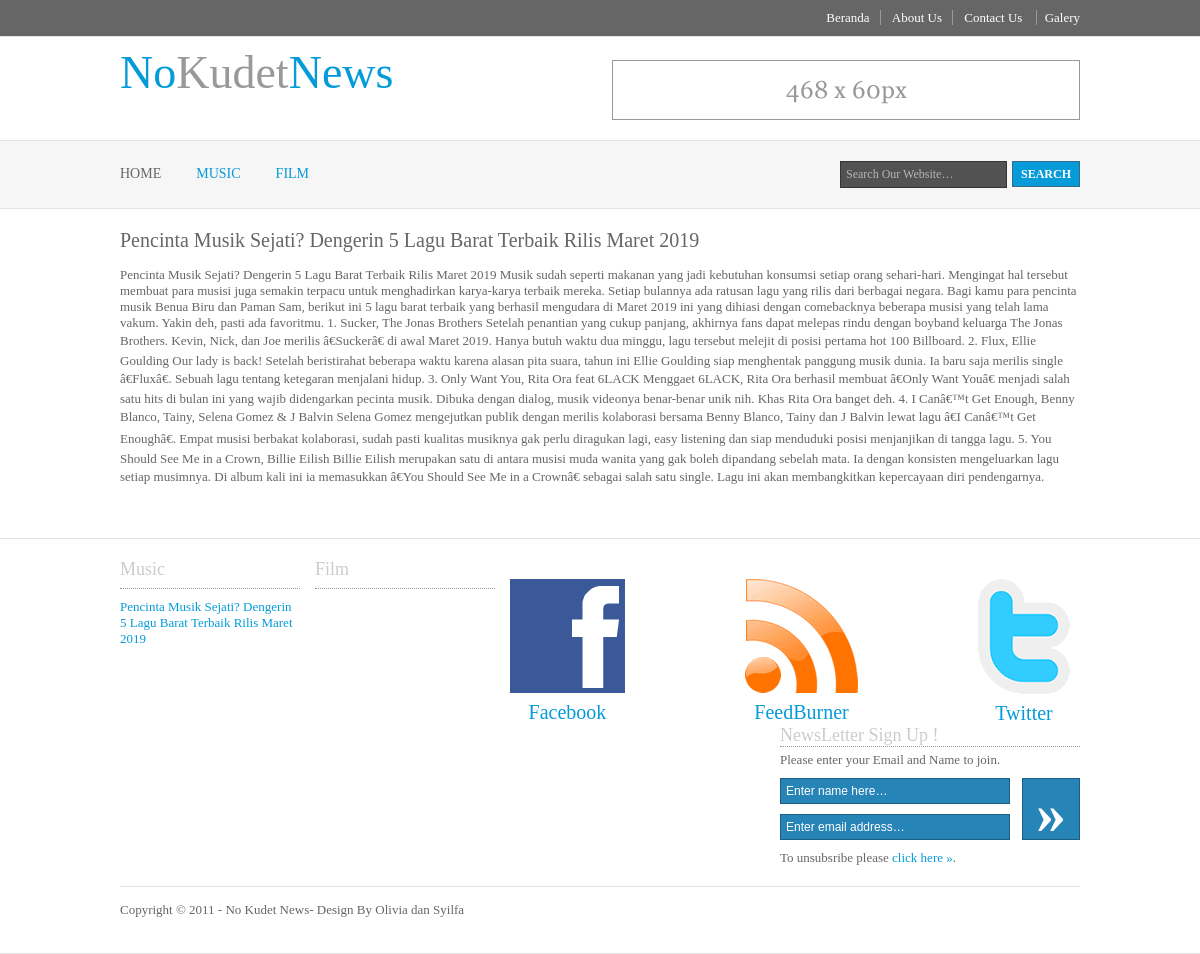
The page /readmore.php?id=9 on the database its author committed.
### tables this page shows
CREATE TABLE `berita` (
  `id_berita` int(5) NOT NULL,
  `kategori` enum('Music','Film') DEFAULT NULL,
  `judul` varchar(200) NOT NULL,
  `penulis` varchar(100) NOT NULL,
  `isi_berita` longtext NOT NULL,
  `tgl_posting` date NOT NULL,
  `gambar` varchar(100) NOT NULL
);

### readmore.php (the view, shortened to what this page needs)
<!DOCTYPE html PUBLIC "-//W3C//DTD XHTML 1.0 Transitional//EN" "http://www.w3.org/TR/xhtml1/DTD/xhtml1-transitional.dtd">
<html xmlns="http://www.w3.org/1999/xhtml" xml:lang="EN" lang="EN" dir="ltr">
<head profile="http://gmpg.org/xfn/11">
<link rel="stylesheet" href="styles/layout.css" type="text/css" />
</head>
<body id="top">
<div class="wrapper col0">
  <div id="topline">
    <ul>
      <li><a href="#">Beranda</a></li>
      <li><a href="#">About Us</a></li>
      <li><a href="#">Contact Us </a></li>
      <li class="last"><a href="#">Galery</a></li>
    </ul>
    <br class="clear" />
  </div>
</div>
<div class="wrapper">
  <div id="header">
    <div class="fl_left">
      <h1><a href="#"><strong>No</strong>Kudet<strong>News</strong></a></h1>
    </div>
    <div class="fl_right"><a href="#"><img src="images/demo/468x60.gif" alt="" /></a></div>
    <br class="clear" />
  </div>
</div>
<div class="wrapper col2">
  <div id="topbar">
    <div id="topnav">
      <ul>
        <li class="active"><a href="index.php">Home</a></li>
        <li><a href="#">Music</a></li>
        <li><a href="#">Film</a></li>
    </div>
    <div id="search">
      <form action="#" method="post">
        <fieldset>
        <input name="text" type="text"  onfocus="this.value=(this.value=='Search Our Website&hellip;')? '' : this.value ;" value="Search Our Website&hellip;" />
        <input type="submit" name="go" id="go" value="Search" />
        </fieldset>
      </form>
    </div>
    <br class="clear" />
  </div>
</div>
<div class="wrapper">
  <div class="container">
  <?php
include "koneksi.php";
$id=@$_GET[id];
$query = "select * from berita where id_berita='$id' ";
$sql = mysqli_query($koneksi, $query);
$r=mysqli_fetch_array($sql);
?>
<h1><?php echo"$r[judul]"; ?></h1>
			<p> <?php echo"$r[isi_berita]"; ?></p>
    <br class="clear" />
  </div>
</div>
<div class="wrapper">
  <div id="footer">
	<div class="footbox">
<h2>Music</h2>
<?php
    include "koneksi.php";
$batas=6;
$paging=@$_GET['paging'];
if(empty($paging))
	{
	$posisi=0;
	}
else{
	$posisi=($paging-1) * $batas;
	}
$query=mysqli_query($koneksi, "SELECT * FROM berita WHERE id_berita = '".$_GET['id']."' order by id_berita desc  limit $posisi,$batas");
while($r=mysqli_fetch_array($query))
{
    echo" <ul><li><a href='readmore.php?id=$r[id_berita]'>$r[judul]</a>
 </ul></li>";
    }
?>
  </div>
<div class="footbox">
<h2>Film</h2>
  </div>
<div class="wrapper">
  <div id="socialise">
    <ul>
      <li><a href="#"><img src="images/facebook.gif" alt="" /><span>Facebook</span></a></li>
      <li><a href="#"><img src="images/rss.gif" alt="" /><span>FeedBurner</span></a></li>
      <li class="last"><a href="#"><img src="images/twitter.gif" alt="" /><span>Twitter</span></a></li>
    </ul>
    <div id="newsletter">
      <h2>NewsLetter Sign Up !</h2>
      <p>Please enter your Email and Name to join.</p>
      <form action="#" method="post">
        <fieldset>
          <div class="fl_left">
            <input type="text" value="Enter name here&hellip;"  onfocus="this.value=(this.value=='Enter name here&hellip;')? '' : this.value ;" />
            <input type="text" value="Enter email address&hellip;"  onfocus="this.value=(this.value=='Enter email address&hellip;')? '' : this.value ;" />
          </div>
          <div class="fl_right">
            <input type="submit" name="newsletter_go" id="newsletter_go" value="&raquo;" />
          </div>
        </fieldset>
      </form>
      <p>To unsubsribe please <a href="#">click here &raquo;</a>.</p>
    </div>
    <br class="clear" />
  </div>
</div>
<div class="wrapper col8">
  <div id="copyright">
    <p class="fl_left">Copyright &copy; 2011 - No Kudet News- Design By Olivia dan Syilfa <br> </p>
    <br class="clear" />
  </div>
</div>
</body>
</html>

### styles/layout.css (style rules this page uses)
body { margin:0; padding:0; font-size:13px; font-family:Georgia, "Times New Roman", Times, serif; color:#666666; background-color:#FFFFFF; }
img { display:block; margin:0; padding:0; border:none; }
a { outline:none; text-decoration:none; color:#059BD8; background-color:#FFFFFF; }
.fl_left { float:left; }
.fl_right { float:right; }
div.wrapper { display:block; width:100%; margin:0; text-align:left; border-bottom:1px solid #E3E3E3; }
div.wrapper h1, div.wrapper h2, div.wrapper h3, div.wrapper h4, div.wrapper h5, div.wrapper h6 { margin:0 0 15px 0; padding:0; font-size:20px; font-weight:normal; line-height:normal; }
.col0, .col0 a { color:#FFFFFF; background-color:#666666; }
.col2 { color:#FFFFFF; background-color:#F6F6F6; }
#header, #topline, #topbar, #breadcrumb, .container, #hpage_cats, #adblock, #socialise, #footer, #copyright { position:relative; margin:0 auto 0; display:block; width:960px; }
#topline { padding:10px 0; }
#topline ul { float:right; margin:0; padding:0; list-style:none; }
#topline li { display:inline; margin:0 8px 0 0; padding:0 10px 0 0; border-right:1px solid #999999; }
#topline li.last { margin-right:0; padding-right:0; border:none; }
#header { padding:2px 0 20px 0; }
#header .fl_left { display:block; float:left; margin-top:7px; overflow:hidden; }
#header .fl_right { display:block; float:right; width:468px; height:60px; margin-top:21px; overflow:hidden; }
#header h1, #header p, #header ul { margin:0; padding:0; list-style:none; line-height:normal; }
#header h1 a { font-size:46px; color:#999999; background-color:#FFFFFF; }
#header h1 strong { font-weight:normal; color:#059BD8; background-color:#FFFFFF; }
#topbar { padding:20px 0; z-index:1000; }
#topbar #search { display:block; float:right; margin:0; padding:0; overflow:hidden; }
.container { padding:20px 0; }
#footer { padding:20px 0; }
#footer h2, #footer p, #footer ul, #footer a { margin:0; padding:0; font-weight:normal; list-style:none; line-height:normal; }
#footer h2 { color:#CCCCCC; background-color:#FFFFFF; font-size:18px; font-weight:normal; margin-bottom:10px; padding-bottom:8px; border-bottom:1px dotted #999999; }
#footer li { margin-bottom:5px; }
#footer .footbox { display:block; float:left; width:180px; margin:0 15px 0 0; padding:0; }
#footer .last { margin:0; }
#socialise { padding:20px 0; }
#socialise ul { display:inline; margin:0; padding:0; list-style:none; font-size:20px; font-family:Georgia, "Times New Roman", Times, serif; }
#socialise li { display:block; float:left; margin:0 120px 0 0; text-align:center; }
#socialise li span { display:block; margin:8px 0 0 0; }
#socialise li.last { margin-right:0; }
#newsletter { display:block; float:right; width:300px; }
#newsletter h2, #newsletter p { margin:0; padding:0; line-height:normal; }
#newsletter h2 { margin-bottom:5px; }
div.col8 { border:none; }
#copyright { padding:15px 0; }
#copyright p { margin:0; padding:0; }

### styles/navi.css (style rules this page uses)
#topnav { display:block; float:left; width:700px; margin:5px 0 0 0; padding:0; list-style:none; }
#topnav ul, #topnav li { float:left; list-style:none; margin:0; padding:0; }
#topnav li a:link, #topnav li a:visited, #topnav li a:hover { display:block; margin:0 35px 0 0; padding:0; font-size:14px; text-transform:uppercase; color:#059BD8; background-color:#F6F6F6; }
#topnav li a:hover, #topnav ul li.active a { color:#666666; background-color:#F6F6F6; }

### styles/forms.css (style rules this page uses)
form, fieldset, legend { margin:0; padding:0; border:none; }
input, textarea, select { font-size:12px; font-family:Georgia, "Times New Roman", Times, serif; }
#topbar input { display:block; float:left; width:155px; margin:0 5px 0 0; padding:5px; color:#B6B6B6; background-color:#525252; border:1px solid #343434; font-size:12px; }
#topbar input#go { width:68px; height:26px; margin:0; padding:4px 0; text-transform:uppercase; color:#FFFFFF; background-color:#059BD8; border-color:#396B86; cursor:pointer; font-weight:bold; }
#socialise form { display:block; width:300px; margin:0; padding:10px 0 0 0; border:none; }
#socialise input { display:block; width:218px; margin:0 0 10px 0; padding:5px; color:#FFFFFF; background-color:#2684B7; border:1px solid #1C5E82; font-family:Verdana, Arial, Helvetica, sans-serif; font-size:12px; }
#socialise input#newsletter_go { width:58px; height:62px; margin:0; padding:0; font-weight:bold; text-transform:uppercase; font-family:Georgia, "Times New Roman", Times, serif; font-size:60px; cursor:pointer; }

### rows shown on the page
berita: judul "Pencinta Musik Sejati? Dengerin 5 Lagu Barat Terbaik Rilis Maret 2019", isi_berita "Pencinta Musik Sejati? Dengerin 5 Lagu Barat Terbaik Rilis Maret 2019 Musik sudah seperti makanan yang jadi kebutuhan konsumsi setiap orang sehari-hari. Mengingat hal tersebut membuat para musisi juga semakin terpacu untuk menghadirkan karya-karya terbaik mereka. Setiap bulannya ada ratusan lagu yang rilis dari berbagai negara. Bagi kamu para pencinta musik Benua Biru dan Paman Sam, berikut ini 5 lagu barat terbaik yang berhasil mengudara di Maret 2019 ini yang dihiasi dengan comebacknya beberapa musisi yang telah lama vakum. Yakin deh, pasti ada favoritmu. 1. Sucker, The Jonas Brothers Setelah penantian yang cukup panjang, akhirnya fans dapat melepas rindu dengan boyband keluarga The Jonas…"
